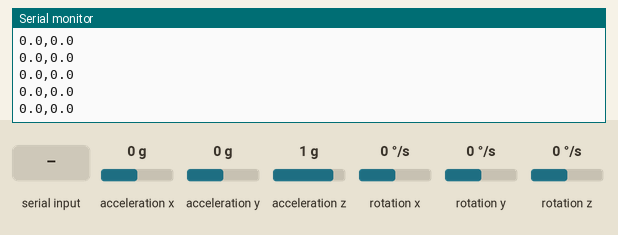
This sketch was run on a simulated ESP32. On the bench: the last lines printed to the serial monitor. Wiring (inferred from the names in the program): MPU-6050 motion sensor at I2C address 0x68. The test bench sets the inputs (shaded band); at power-on: acceleration x 0 g, acceleration y 0 g, acceleration z 1 g, rotation x 0 °/s, rotation y 0 °/s, rotation z 0 °/s.

Above: at 4.5 s.
4.6 s: acceleration x set to -1.4 g
At 5.6 s:
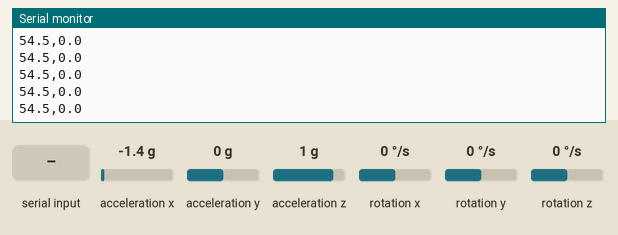
6.1 s: "c" received over Serial
7.6 s: acceleration y set to -1.4 g
At 8.6 s:
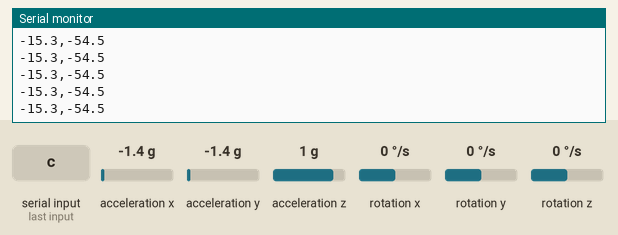
9.1 s: acceleration z set to -1.4 g
At 9.8 s:
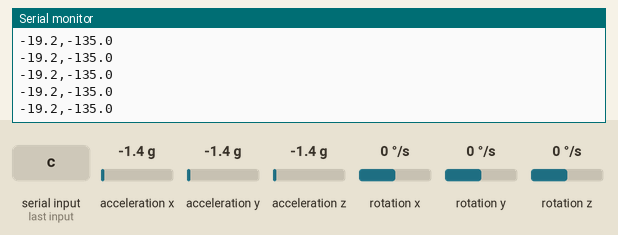
10.6 s: rotation x set to -192 °/s
At 11.3 s:
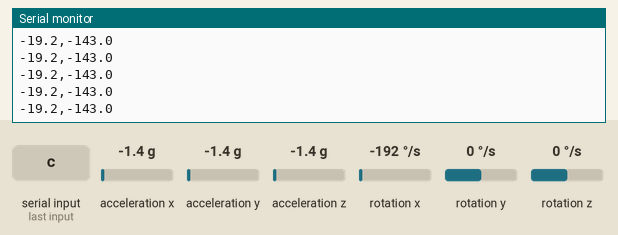
12.1 s: rotation y set to -192 °/s
At 13.1 s:
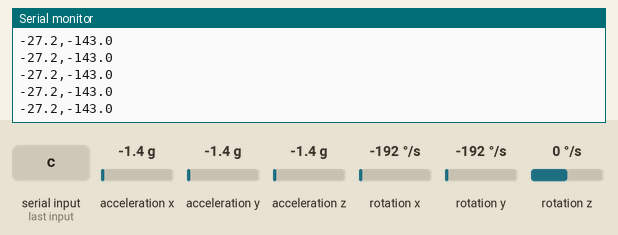
Timing chart, 0 to 14.6 s (numbered marks = the images above; inputs shaded):
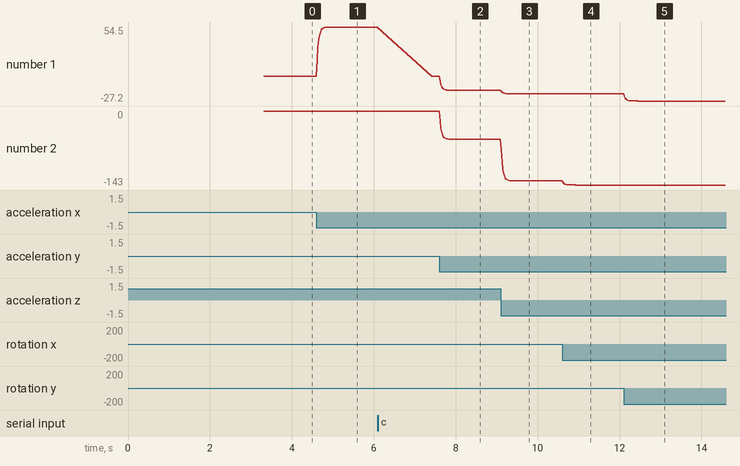

The sketch:

TiltDrive.ino
```cpp
#include <Wire.h>

#define SDA_PIN 8
#define SCL_PIN 9
#define MPU_ADDR 0x68

float pitch = 0, roll = 0;       // filtered angles (degrees)
float pitchOff = 0, rollOff = 0; // flat-hand calibration
unsigned long lastUs;

void mpuWrite(uint8_t reg, uint8_t val) {
  Wire.beginTransmission(MPU_ADDR);
  Wire.write(reg);
  Wire.write(val);
  Wire.endTransmission();
}

bool readMPU(float &ax, float &ay, float &az, float &gx, float &gy) {
  Wire.beginTransmission(MPU_ADDR);
  Wire.write(0x3B);
  if (Wire.endTransmission(false) != 0) return false;
  if (Wire.requestFrom(MPU_ADDR, 14) != 14) return false;
  int16_t v[7];
  for (int i = 0; i < 7; i++) {
    v[i] = (Wire.read() << 8) | Wire.read();
  }
  ax = v[0] / 16384.0; ay = v[1] / 16384.0; az = v[2] / 16384.0; // g
  gx = v[4] / 131.0;   gy = v[5] / 131.0;                         // deg/s
  return true;
}

void calibrate() {
  // Keep hand FLAT and still while this runs
  float sp = 0, sr = 0;
  const int N = 200;
  for (int i = 0; i < N; i++) {
    float ax, ay, az, gx, gy;
    if (readMPU(ax, ay, az, gx, gy)) {
      sr += atan2(ay, az) * 180.0 / PI;
      sp += atan2(-ax, sqrt(ay * ay + az * az)) * 180.0 / PI;
    }
    delay(5);
  }
  rollOff = sr / N;
  pitchOff = sp / N;
  pitch = 0; roll = 0;
}

void setup() {
  Serial.begin(115200);
  Wire.begin(SDA_PIN, SCL_PIN);
  Wire.setClock(400000);
  mpuWrite(0x6B, 0x00); // wake up MPU6050
  mpuWrite(0x1A, 0x03); // low-pass filter
  delay(2000);          // time to put hand flat
  calibrate();
  lastUs = micros();
}

void loop() {
  // Send 'c' from PC to recalibrate
  if (Serial.available() && Serial.read() == 'c') calibrate();

  float ax, ay, az, gx, gy;
  if (!readMPU(ax, ay, az, gx, gy)) return;

  unsigned long now = micros();
  float dt = (now - lastUs) / 1e6;
  lastUs = now;

  float accRoll  = atan2(ay, az) * 180.0 / PI - rollOff;
  float accPitch = atan2(-ax, sqrt(ay * ay + az * az)) * 180.0 / PI - pitchOff;

  // complementary filter (smooth + no drift)
  roll  = 0.96 * (roll  + gx * dt) + 0.04 * accRoll;
  pitch = 0.96 * (pitch + gy * dt) + 0.04 * accPitch;

  static unsigned long lastSend = 0;
  if (millis() - lastSend >= 20) { // 50 Hz
    lastSend = millis();
    Serial.print(pitch, 1);
    Serial.print(",");
    Serial.println(roll, 1);
  }
}
```

Measured:
- after the input at 4.6 s, the serial monitor: prints a new line at once (image 1)
- after the input at 7.6 s, the serial monitor: prints a new line at once (image 2)
- after the input at 9.1 s, the serial monitor: prints a new line at once (image 3)
- after the input at 10.6 s, the serial monitor: prints a new line at once (image 4)
- after the input at 12.1 s, the serial monitor: prints a new line at once (image 5)
- plotted number 1: 0 → 54.5 after the input at 4.6 s, 0 → -15.3 after the input at 7.6 s, -15.3 → -19.2 after the input at 9.1 s, -19.2 → -27.2 after the input at 12.1 s
- plotted number 2: 0 → -54.5 after the input at 7.6 s, -54.5 → -135 after the input at 9.1 s, -135 → -143 after the input at 10.6 s
